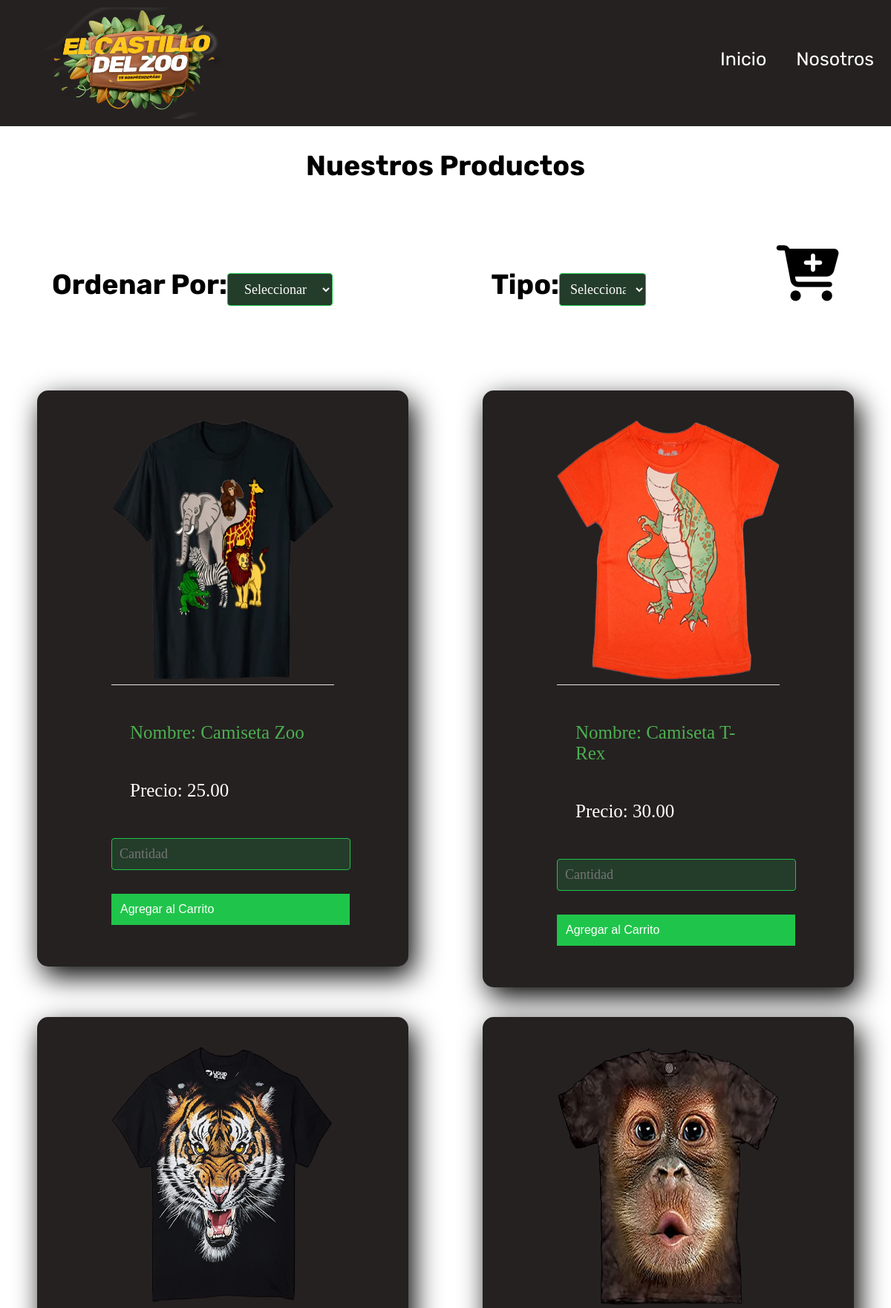
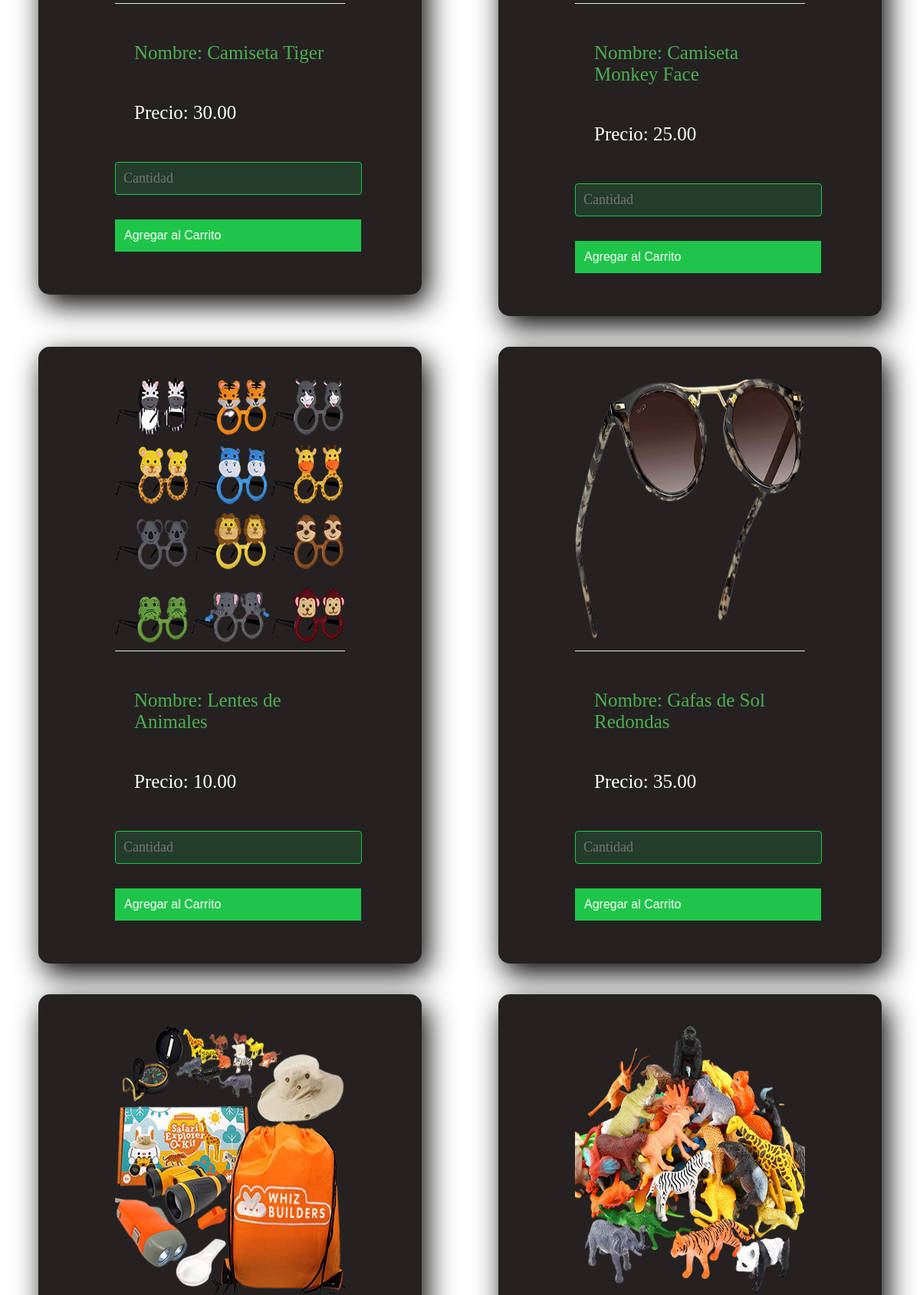
The app's page /paginas/productos.php (upper part) with its own data (2 pictures, top to bottom).
### tables this page shows
CREATE TABLE `producto` (
  `codpro` varchar(10) NOT NULL,
  `nompro` varchar(100) NOT NULL,
  `prepro` double(10,2) NOT NULL,
  `fotpro` varchar(100) NOT NULL,
  `codtip` varchar(10) NOT NULL
);

### controlador/conexion.php (called while the page is built, shortened)
<?php
function listarProducto($conn){
    $sql="select codpro, nompro, prepro, fotpro, codtip from producto";
    $res= mysqli_query($conn, $sql);
    $vec=array();
    while($f= mysqli_fetch_array($res))
        $vec[]=$f;
    return $vec;
}
?>

### paginas/productos.php (the view, shortened to what this page needs)
<!DOCTYPE html>
<html>
<head>
	<link rel="stylesheet" type="text/css" href="../css/css.css">
</head>
<body class="indext">
	<?php
		include "../includes/cabecera2.php";
	?>
	<?php
	require('../controlador/conexion.php');
	$conn = conectar();
	?>
	<section class="section_all">
	<div class="container-productos">
	<h1 align="center" style="color: #000000;">Nuestros Productos</h1>
	<div class="carrito">
	<h1>Ordenar Por:</h1>
	<form action="" method="post" class="carrito-item">
		<select name="codigof" onchange="this.form.submit()" class="controls1" style="width: 40%; text-align: center;">
		<option value="mas">Seleccionar</option>
		</select>
	</form>
	<h1>Tipo:</h1>
	<form action="" method="post" class="carrito-item">
		<select name="codigof" onchange="this.form.submit()" class="controls1" style="width: 40%; text-align: center">
		<option value="mas">Seleccionar</option>
		</select>
	</form>
	<div class="boton">
		<a href="carrito.php"><i class="icon fa-solid fa-cart-plus" style="color: #000000;"></i></a>
	</div>
	</div>
	</div>
	<?php
	$vector = listarProducto($conn);
	?>
	<div class="productos">
	<?php
		foreach ($vector as $key => $value) {
	?>
		<div class="container-productos">
		<div class="form-productos2">
		<div class="item-producto">
			<img src="../imagenes/<?=$value[3]?>" width="300" height="350"><br>
			<div class="informacion">
			<p style="color:#4CAF50 ">Nombre: <?=$value[1]?> </p>
			<p>Precio: <?=$value[2]?> </p>
			</div>
			<form action="productos.php" method="post">
				<input style="text-align: left;" type="text" class="controls" placeholder="Cantidad" name="cantidad">
				<input style="text-align: left;" class="botons" type="submit" name="agregar" value="Agregar al Carrito">
			</form>
		</div>
		</div>
		</div>
	<?php
		}
	?>
	</div>
	</section>
	<?php
		include "../includes/pie2.php";
	 ?>
</body>
</html>

### includes/cabecera2.php (shortened to what this page needs)
<!DOCTYPE html>
<html>
<head>
	<link rel="stylesheet" type="text/css" href="css\css.css">
</head>
<body>
<header class="header">
       <div class="container">
           <div class="logo">
               <a href="../index.php"><img src="../Imagenes/logocabecera.png" class="logo_zoo" id="logo"></a>
           </div>
           <nav class="menu">
               <ul>
                   <li><a href="../index.php" id="texto-cabecera">Inicio</a></li>
                   <li><a href="../paginas/nosotros.php" id="texto-cabecera">Nosotros <i class="icon-abajo2"></i></a>
                   <li><a href="../paginas/tarifas.php" id="texto-cabecera">Tarifas</a></li>
               </ul>
           </nav>
       </div>
   </header>
</body>
</html>

### includes/pie2.php (shortened to what this page needs)
<!DOCTYPE html>
<html>
<head>
	<link rel="stylesheet" type="text/css" href="css\css.css">
</head>
<body>
</body>
</html>

### css/css.css (style rules this page uses)
body { background-image: url("../Imagenes/fondo2.jpg"); margin: 0; }
header { background: #252121; display: flex; justify-content: space-between; align-items: center; margin: 0 auto; padding: 10px; z-index: 5; }
header nav a { padding: 20px; }
a { text-decoration: none; color: #FFFFFF; }
.indext { background-image: url("../Imagenes/fondo6.jpg"); margin: 0; font-family: Rubik; font-size: 25px; }
#logo { width: 250px; height: 150px; }
.header { width: 100%; height: 150px; background: #252121; position: fixed; z-index: 5; }
#texto-cabecera { color: white; margin: 0 auto; padding: 0 auto; }
.container { display: flex; justify-content: space-between; max-width: 1100px; margin: auto; margin-bottom: 150px; margin-left: 50px; }
.logo { float: left; line-height: 65px; }
.menu { float: right; line-height: 65px; margin-left: 600px; }
.menu ul { display: flex; list-style: none; }
.menu a { display: block; text-decoration: none; transition: all 500ms ease; }
.menu li { line-height: 50px; }
.section_all { padding-top: 150px; }
.controls { width: 100%; background: #F7ECA5; padding: 10px; text-align: center; border-radius: 4px; margin-bottom: 16px; border: 1px solid #000000; font-size: 18px; }
.container-productos { padding: 20px; margin: 0 auto; }
.productos { display: flex; flex-wrap: wrap; }
.item-producto { padding: 20px 50px; margin: 0 auto; }
.informacion { border-top: 1px solid rgb(230, 230, 230); padding: 1em; display: flex; flex-flow: column; }
.carrito { padding: 50px; display: flex; justify-content: space-between; align-items: baseline; }
.carrito-item { flex-grow: 3; }
.form-productos2 { width: 400px; background: #252121; padding: 20px 50px; margin: auto; border-radius: 15px; font-family: 'calibri'; color: white; box-shadow: 7px 13px 37px #000; }
.form-productos2 .botons { width: 107%; background: #1FC54A; border: none; padding: 12px; color: white; margin: 16px 0; font-size: 16px; }
.boton { font-size: 75px; float: right; }
.controls { width: 100%; background: #243C2A; padding: 10px; border-radius: 4px; margin-bottom: 16px; border: 1px solid #1FC54A; font-family: 'calibri'; font-size: 18px; color: white; }
.controls1 { width: 107%; background: #243C2A; padding: 10px; border-radius: 4px; margin-bottom: 16px; border: 1px solid #1FC54A; font-family: 'calibri'; font-size: 18px; color: white; }

### records on screen
producto: fotpro (picture), nompro "Camiseta Zoo", prepro "25.00"
producto: fotpro (picture), nompro "Camiseta T-Rex", prepro "30.00"
producto: fotpro (picture), nompro "Camiseta Tiger", prepro "30.00"
producto: fotpro (picture), nompro "Camiseta Monkey Face", prepro "25.00"
producto: fotpro (picture), nompro "Lentes de Animales", prepro "10.00"
producto: fotpro (picture), nompro "Gafas de Sol Redondas", prepro "35.00"
producto: fotpro (picture)
producto: fotpro (picture)
